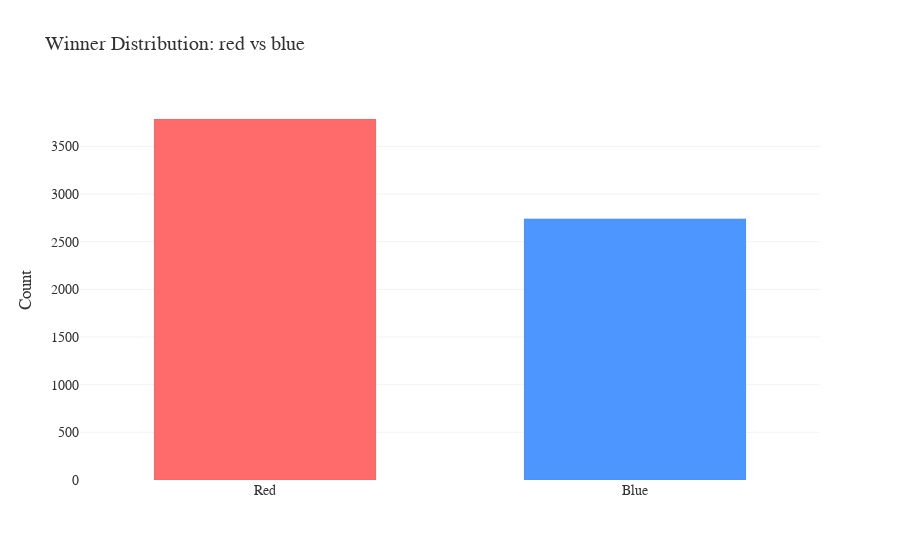

Notebook source saved alongside this figure:
### Code cell
color_map = {'Red': '#FF6B6B', 'Blue': '#4D96FF'}  # pastel red & blue

winner_counts = ufc['Winner'].value_counts().reset_index()
winner_counts.columns = ['Winner', 'Count']

fig = px.bar(winner_counts, x = 'Winner', y = 'Count', color = 'Winner', color_discrete_map = color_map, title = 'Winner Distribution: red vs blue')

fig.update_layout(plot_bgcolor = 'white', paper_bgcolor = 'white', font = dict(family = "Helvetica Neue", size = 14, color = "#333"),
                xaxis = dict(title = ''), yaxis = dict(title = 'Count', gridcolor = 'rgba(0,0,0,0.05)'), title_x = 0.05, showlegend = False, bargap = 0.4)

fig.update_traces(marker_line_width = 0.5, marker_line_color = 'rgba(0,0,0,0.1)')
fig.show()

### Figure 1 — Plotly figure (JSON) as saved in the notebook; plotly's stock layout.template omitted (floating-point values rounded to 4 significant figures)
{"data": [{"hovertemplate": "Winner=%{x}<br>Count=%{y}<extra></extra>", "legendgroup": "Red", "marker": {"color": "#FF6B6B", "line": {"color": "rgba(0,0,0,0.1)", "width": 0.5}, "pattern": {"shape": ""}}, "name": "Red", "orientation": "v", "showlegend": true, "textposition": "auto", "type": "bar", "x": ["Red"], "xaxis": "x", "y": [3787], "yaxis": "y"}, {"hovertemplate": "Winner=%{x}<br>Count=%{y}<extra></extra>", "legendgroup": "Blue", "marker": {"color": "#4D96FF", "line": {"color": "rgba(0,0,0,0.1)", "width": 0.5}, "pattern": {"shape": ""}}, "name": "Blue", "orientation": "v", "showlegend": true, "textposition": "auto", "type": "bar", "x": ["Blue"], "xaxis": "x", "y": [2741], "yaxis": "y"}], "layout": {"bargap": 0.4, "barmode": "relative", "font": {"color": "#333", "family": "Helvetica Neue", "size": 14}, "legend": {"title": {"text": "Winner"}, "tracegroupgap": 0}, "paper_bgcolor": "white", "plot_bgcolor": "white", "showlegend": false, "title": {"text": "Winner Distribution: red vs blue", "x": 0.05}, "xaxis": {"anchor": "y", "categoryarray": ["Red", "Blue"], "categoryorder": "array", "domain": [0, 1], "title": {"text": ""}}, "yaxis": {"anchor": "x", "domain": [0, 1], "gridcolor": "rgba(0,0,0,0.05)", "title": {"text": "Count"}}}}
